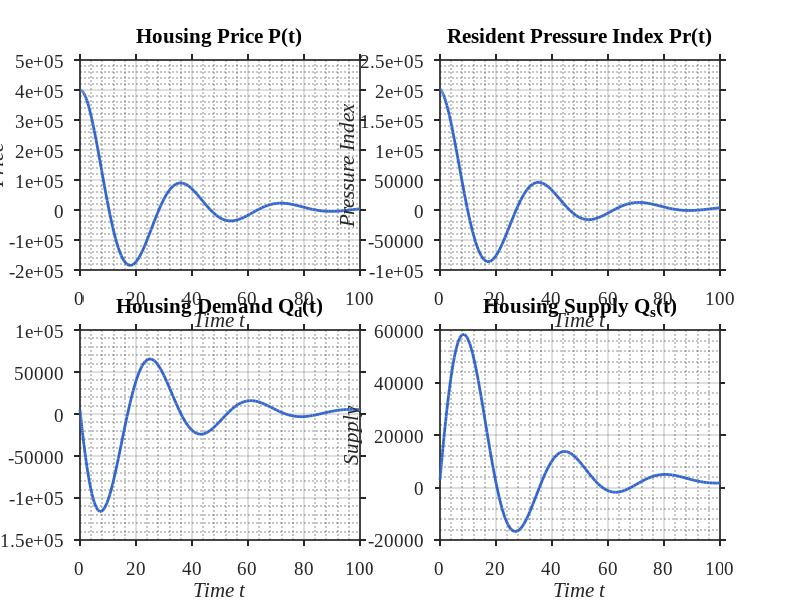

Write MATLAB code to recreate this figure. (Note: this script raises an error after producing the figure.)
% 参数定义
e = 5000;    % 需求量的常数项
f = 0.8;     % 房价对需求量的影响系数
g = 0.02;    % 家庭收入对需求量的影响系数
h = 1000;    % 人口增长率对需求量的影响系数
I = 50000;   % 家庭收入（美元）
R = 0.02;    % 人口增长率（2%）
J = 1000;    % 供给量的常数项
k = 0.6;     % 房价对供给量的影响系数
l = 0.4;     % 建筑成本对供给量的影响系数
T = 2000;    % 建筑成本
beta = 0.1;  % 需求量对自身变化的响应系数
gamma = 0.05; % 供给量对自身变化的响应系数
sigma = 0.3;  % 房价对供需差异的响应系数

% 初始条件
Qd0 = 5000; Qs0 = 3000; P0 = 400000;  % 初始需求量、供给量、房价

% 定义微分方程
odeFunc = @(t, y) [
    beta * (e - f * y(3) + g * I + h * R - y(1));
    gamma * (J + k * y(3) - l * T - y(2));
    sigma * (y(1) - y(2));
];

% 时间范围和求解
tSpan = [0 100];
y0 = [Qd0, Qs0, P0];
[t, y] = ode45(odeFunc, tSpan, y0);

% 提取结果
Qd = y(:, 1); Qs = y(:, 2); P = y(:, 3);
W1 = 0.5; W2 = 0.25;
Pr = W1 * P + W2 * Qd + W2 * Qs;

% 创建图形窗口并设置样式
figure('Position', [100, 100, 1200, 900], 'Color', 'white');

% 设置全局绘图参数
fontName = 'Times New Roman';
titleFontSize = 20;
labelFontSize = 14;
lineWidth = 2;
colorScheme = [0.2 0.4 0.8];  % 专业的深蓝色

% 设置子图布局
spacing = 0.1;
margin = 0.1;
width = (1 - 2*margin - spacing)/2;
height = (1 - 2*margin - spacing)/2;

% 第一个子图：需求量
subplot('Position', [margin margin width height])
plot(t, Qd, 'Color', colorScheme, 'LineWidth', lineWidth);
title('\bf{Housing Demand Q_d(t)}', 'FontName', fontName, 'FontSize', titleFontSize);
xlabel('\it{Time t}', 'FontName', fontName, 'FontSize', labelFontSize);
ylabel('\it{Demand}', 'FontName', fontName, 'FontSize', labelFontSize);
set(gca, 'FontName', fontName, 'FontSize', labelFontSize, 'Box', 'on', ...
    'LineWidth', 1.2, 'TickDir', 'out', 'TickLength', [0.02 0.02]);
grid on; grid minor;

% 第二个子图：供给量
subplot('Position', [margin+width+spacing margin width height])
plot(t, Qs, 'Color', colorScheme, 'LineWidth', lineWidth);
title('\bf{Housing Supply Q_s(t)}', 'FontName', fontName, 'FontSize', titleFontSize);
xlabel('\it{Time t}', 'FontName', fontName, 'FontSize', labelFontSize);
ylabel('\it{Supply}', 'FontName', fontName, 'FontSize', labelFontSize);
set(gca, 'FontName', fontName, 'FontSize', labelFontSize, 'Box', 'on', ...
    'LineWidth', 1.2, 'TickDir', 'out', 'TickLength', [0.02 0.02]);
grid on; grid minor;

% 第三个子图：房价
subplot('Position', [margin margin+height+spacing width height])
plot(t, P, 'Color', colorScheme, 'LineWidth', lineWidth);
title('\bf{Housing Price P(t)}', 'FontName', fontName, 'FontSize', titleFontSize);
xlabel('\it{Time t}', 'FontName', fontName, 'FontSize', labelFontSize);
ylabel('\it{Price}', 'FontName', fontName, 'FontSize', labelFontSize);
set(gca, 'FontName', fontName, 'FontSize', labelFontSize, 'Box', 'on', ...
    'LineWidth', 1.2, 'TickDir', 'out', 'TickLength', [0.02 0.02]);
grid on; grid minor;

% 第四个子图：居民压力指数
subplot('Position', [margin+width+spacing margin+height+spacing width height])
plot(t, Pr, 'Color', colorScheme, 'LineWidth', lineWidth);
title('\bf{Resident Pressure Index Pr(t)}', 'FontName', fontName, 'FontSize', titleFontSize);
xlabel('\it{Time t}', 'FontName', fontName, 'FontSize', labelFontSize);
ylabel('\it{Pressure Index}', 'FontName', fontName, 'FontSize', labelFontSize);
set(gca, 'FontName', fontName, 'FontSize', labelFontSize, 'Box', 'on', ...
    'LineWidth', 1.2, 'TickDir', 'out', 'TickLength', [0.02 0.02]);
grid on; grid minor;

% 添加整体标题
sgtitle('\bf{Dynamic Analysis of Housing Market System}', ...
    'FontName', fontName, ...
    'FontSize', titleFontSize + 4);

% 导出高分辨率图片
set(gcf, 'PaperPositionMode', 'auto');
print('-dpng', 'housing_market_analysis.png', '-r300');
